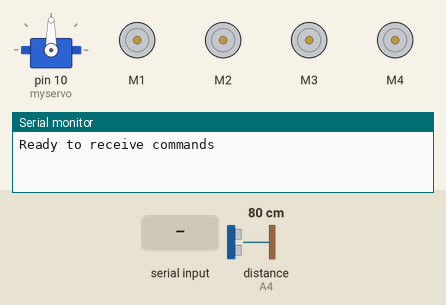
Simulated run of this sketch. Board: Arduino Uno, built with avr-gcc and run on an emulated ATmega328P. Shown: servo, 4 × DC motor (green arrow = forward, orange = backward, longer = faster), the last lines printed to the serial monitor. The inputs (shaded band) are chosen by the test bench; at power-on: distance to the obstacle (sensor on A4) 80 cm. The echo pulse lasts 58.3 µs per cm.

Above: at 1.2 s.
1.3 s: "W" received over Serial
At 1.7 s:
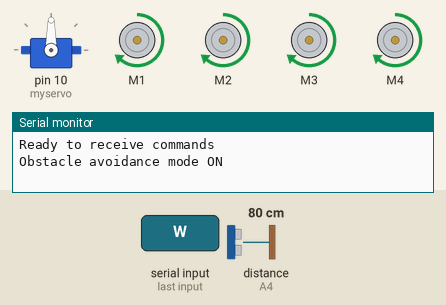
2.8 s: distance to the obstacle (sensor on A4) set to 22 cm
4.3 s: distance to the obstacle (sensor on A4) set to 18 cm
At 5.1 s:
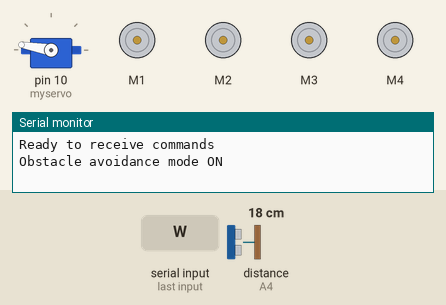
7.3 s: distance to the obstacle (sensor on A4) set to 2 cm
10.3 s: distance to the obstacle (sensor on A4) set to 35 cm
At 12.1 s:
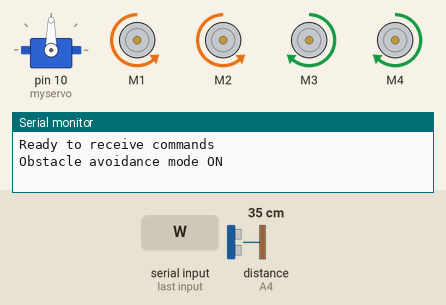
13.3 s: distance to the obstacle (sensor on A4) set to 4 cm
At 13.5 s:
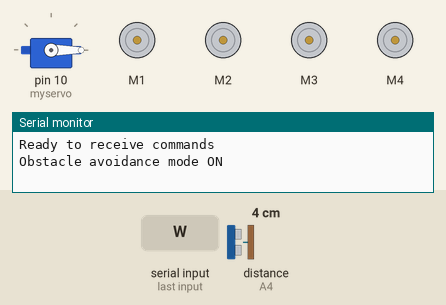
Timing chart, 0 to 17.3 s (numbered marks = the images above; inputs shaded):
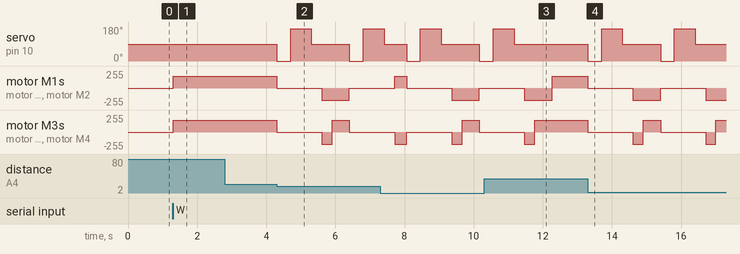

The sketch:

draft_obs_and_menual.ino
```cpp
#include <AFMotor.h>
#include <Servo.h>

// Ultrasonic sensor pins
#define trigpin A5
#define echopin A4

// Motor definitions
AF_DCMotor motor1(1, MOTOR12_64KHZ);
AF_DCMotor motor2(2, MOTOR12_64KHZ);
AF_DCMotor motor3(3, MOTOR34_64KHZ);
AF_DCMotor motor4(4, MOTOR34_64KHZ);

Servo myservo; // Servo for obstacle avoidance mode

// Variables
char command;
bool obstacleMode = false;
int distance_L, distance_F, distance_R;
long distance;
int setDistance = 20; // Distance threshold for obstacle avoidance

void setup() {
  Serial.begin(9600);
  myservo.attach(10);
  myservo.write(90); // Center position
  pinMode(trigpin, OUTPUT);
  pinMode(echopin, INPUT);

  // Set motor speeds
  motor1.setSpeed(180);
  motor2.setSpeed(180);
  motor3.setSpeed(180);
  motor4.setSpeed(180);

  Serial.println("Ready to receive commands");
}

void loop() {
  if (Serial.available() > 0) {
    command = Serial.read();
    if (command == 'W') {
      obstacleMode = !obstacleMode; // Toggle obstacle mode
      if (obstacleMode) {
        Serial.println("Obstacle avoidance mode ON");


      } else {
        Serial.println("Manual control mode ON");
        Stop(); // Stop all motors in case of mode switch
      }
    }
    if (!obstacleMode) {
      manualControl(command); // Execute manual control commands
    }
  }

  if (obstacleMode) {
    obstacleAvoidance();
  }
}

// Manual Control Functions
void manualControl(char command) {
  Stop(); // Start by stopping the motors

  if(command== 'F'){
    forward();
  }
  else if(command== 'B'){
    back();
  }
  else if(command== 'L'){
    left();
  }
  else if(command== 'R'){
    right();
  }
  else if(command== 'I'){
    r();
  }
  else if(command== 'G'){
    l();
  }
}

void r(){
  motor1.run(FORWARD);
  motor2.run(BACKWARD);
  motor3.run(BACKWARD);
  motor4.run(FORWARD);
}

void l(){
  motor1.run(BACKWARD);
  motor2.run(FORWARD);
  motor3.run(FORWARD);
  motor4.run(BACKWARD);
}

void forward() {
  motor1.run(FORWARD);
  motor2.run(FORWARD);
  motor3.run(FORWARD);
  motor4.run(FORWARD);
}

void back() {
  motor1.run(BACKWARD);
  motor2.run(BACKWARD);
  motor3.run(BACKWARD);
  motor4.run(BACKWARD);
}

void left() {
  motor1.run(BACKWARD);
  motor2.run(BACKWARD);
  motor3.run(FORWARD);
  motor4.run(FORWARD);
}

void right() {
  motor1.run(FORWARD);
  motor2.run(FORWARD);
  motor3.run(BACKWARD);
  motor4.run(BACKWARD);
}

void Stop() {
  motor1.run(RELEASE);
  motor2.run(RELEASE);
  motor3.run(RELEASE);
  motor4.run(RELEASE);
}

// Obstacle Avoidance Functions
void obstacleAvoidance() {
  distance_F = measureDistance();
  if (distance_F > setDistance) {
    forward();
  } else {
    Stop();
    scanSurroundings();
    compareDistances();
  }
}

long measureDistance() {
  digitalWrite(trigpin, LOW);
  delayMicroseconds(2);
  digitalWrite(trigpin, HIGH);
  delayMicroseconds(10);
  digitalWrite(trigpin, LOW);
  distance = pulseIn(echopin, HIGH);
  return distance / 29 / 2;
}

void scanSurroundings() {
  myservo.write(0);
  delay(300);
  distance_R = measureDistance();
  delay(100);

  myservo.write(170);
  delay(500);
  distance_L = measureDistance();
  delay(100);

  myservo.write(90); // Center servo
  delay(300);
}

void compareDistances() {
  if (distance_L > distance_R) {
    left();
    delay(350);
  } else if (distance_R > distance_L) {
    right();
    delay(350);
  } else {
    back();
    delay(300);
    left();
    delay(500);
  }
}
```

Measured:
- the behaviour switches between 21 and 20 cm on distance to the obstacle (sensor on A4) (found by bisection; images 1 and 2)
- after the input at 1.3 s, motor M1–4: stopped → forward 180/255 at once
- after the input at 2.8 s, every drawn part: stays the same
- after the input at 4.3 s, servo on pin 10 (myservo): 90° → 0° at once, → 170° 0.40 s later, → 90° 0.60 s later, → 0° 1.1 s later, … (5 changes in this stretch); motor M1: forward 180/255 → stopped at once, → backward 180/255 1.3 s later, → stopped 0.80 s later
- after the input at 10.3 s, servo on pin 10 (myservo): goes on until 11.2 s, then stays 90°; motor M3, motor M4: goes on until 11.8 s, then stays forward 180/255
- after the input at 13.3 s, servo on pin 10 (myservo): 90° → 0° at once, → 170° 0.40 s later, → 90° 0.60 s later, → 0° 1.1 s later, … (6 changes in this stretch); motor M1: alternates backward 180/255 for 0.80 s and stopped for 1.3 s, starting at once
